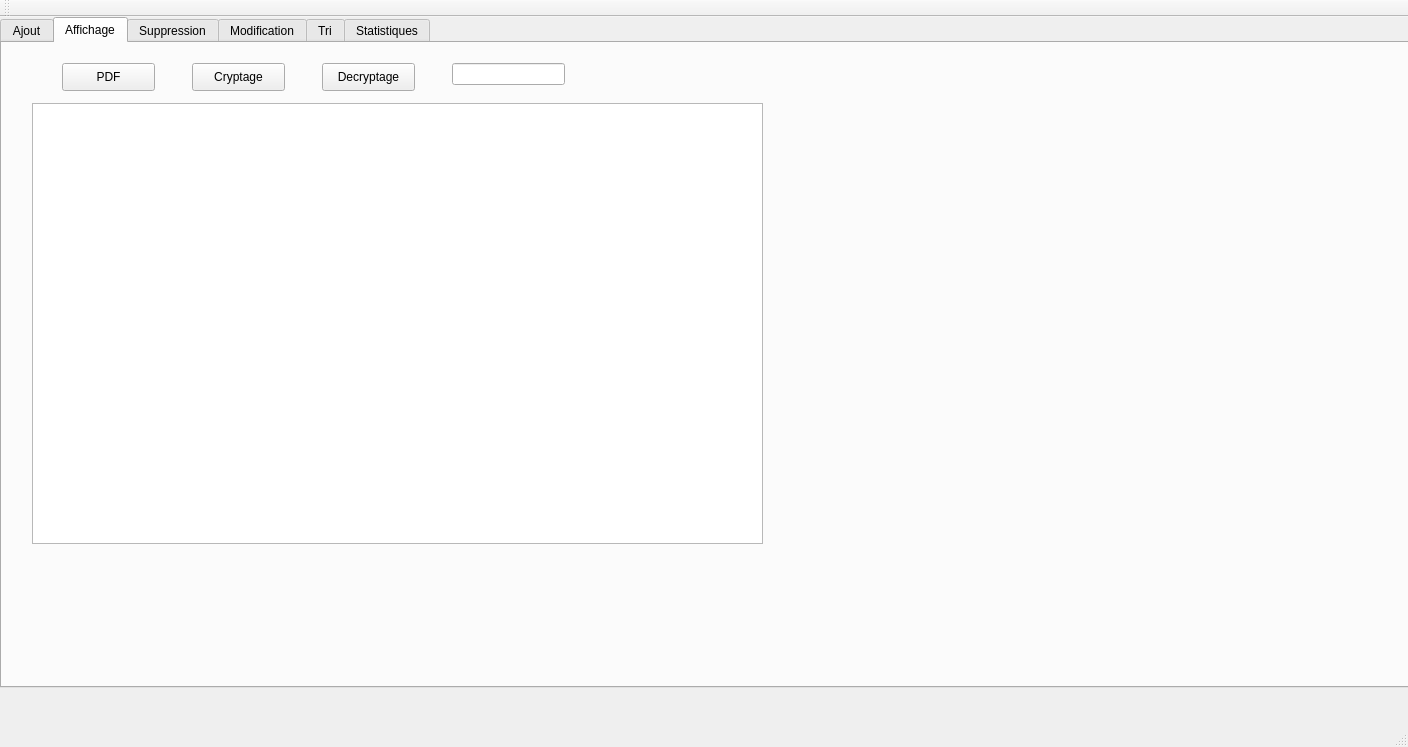
<?xml version="1.0" encoding="UTF-8"?>
<ui version="4.0">
 <class>MainWindow</class>
 <widget class="QMainWindow" name="MainWindow">
  <property name="geometry">
   <rect>
    <x>0</x>
    <y>0</y>
    <width>1408</width>
    <height>747</height>
   </rect>
  </property>
  <property name="windowTitle">
   <string>Gestion des Clients</string>
  </property>
  <widget class="QWidget" name="centralWidget">
   <widget class="QTabWidget" name="tabWidget">
    <property name="geometry">
     <rect>
      <x>0</x>
      <y>0</y>
      <width>1511</width>
      <height>671</height>
     </rect>
    </property>
    <property name="currentIndex">
     <number>1</number>
    </property>
    <widget class="QWidget" name="tab">
     <attribute name="title">
      <string>Ajout</string>
     </attribute>
     <widget class="QGroupBox" name="groupBox">
      <property name="geometry">
       <rect>
        <x>40</x>
        <y>40</y>
        <width>441</width>
        <height>361</height>
       </rect>
      </property>
      <property name="title">
       <string>Ajouter Client</string>
      </property>
      <widget class="QLabel" name="label">
       <property name="geometry">
        <rect>
         <x>10</x>
         <y>40</y>
         <width>47</width>
         <height>13</height>
        </rect>
       </property>
       <property name="text">
        <string>Nom</string>
       </property>
      </widget>
      <widget class="QLabel" name="label_2">
       <property name="geometry">
        <rect>
         <x>10</x>
         <y>80</y>
         <width>47</width>
         <height>13</height>
        </rect>
       </property>
       <property name="text">
        <string>Prénom</string>
       </property>
      </widget>
      <widget class="QLabel" name="label_3">
       <property name="geometry">
        <rect>
         <x>10</x>
         <y>120</y>
         <width>51</width>
         <height>16</height>
        </rect>
       </property>
       <property name="text">
        <string>CIN</string>
       </property>
      </widget>
      <widget class="QLineEdit" name="nom">
       <property name="geometry">
        <rect>
         <x>140</x>
         <y>40</y>
         <width>113</width>
         <height>20</height>
        </rect>
       </property>
      </widget>
      <widget class="QLineEdit" name="prenom">
       <property name="geometry">
        <rect>
         <x>140</x>
         <y>80</y>
         <width>113</width>
         <height>20</height>
        </rect>
       </property>
      </widget>
      <widget class="QLineEdit" name="cin">
       <property name="geometry">
        <rect>
         <x>140</x>
         <y>120</y>
         <width>113</width>
         <height>20</height>
        </rect>
       </property>
      </widget>
      <widget class="QLineEdit" name="cnss">
       <property name="geometry">
        <rect>
         <x>140</x>
         <y>160</y>
         <width>113</width>
         <height>20</height>
        </rect>
       </property>
      </widget>
      <widget class="QLabel" name="label_4">
       <property name="geometry">
        <rect>
         <x>10</x>
         <y>160</y>
         <width>51</width>
         <height>16</height>
        </rect>
       </property>
       <property name="text">
        <string>CNSS</string>
       </property>
      </widget>
      <widget class="QLineEdit" name="poste">
       <property name="geometry">
        <rect>
         <x>140</x>
         <y>200</y>
         <width>113</width>
         <height>20</height>
        </rect>
       </property>
      </widget>
      <widget class="QLabel" name="label_5">
       <property name="geometry">
        <rect>
         <x>10</x>
         <y>200</y>
         <width>51</width>
         <height>16</height>
        </rect>
       </property>
       <property name="text">
        <string>Poste</string>
       </property>
      </widget>
      <widget class="QPushButton" name="pushButton">
       <property name="geometry">
        <rect>
         <x>320</x>
         <y>200</y>
         <width>75</width>
         <height>23</height>
        </rect>
       </property>
       <property name="text">
        <string>Ajouter</string>
       </property>
      </widget>
     </widget>
    </widget>
    <widget class="QWidget" name="tab_2">
     <attribute name="title">
      <string>Affichage</string>
     </attribute>
     <widget class="QTableView" name="table">
      <property name="geometry">
       <rect>
        <x>30</x>
        <y>60</y>
        <width>731</width>
        <height>441</height>
       </rect>
      </property>
     </widget>
     <widget class="QPushButton" name="pdf">
      <property name="geometry">
       <rect>
        <x>60</x>
        <y>20</y>
        <width>93</width>
        <height>28</height>
       </rect>
      </property>
      <property name="text">
       <string>PDF</string>
      </property>
     </widget>
     <widget class="QPushButton" name="cryptage">
      <property name="geometry">
       <rect>
        <x>190</x>
        <y>20</y>
        <width>93</width>
        <height>28</height>
       </rect>
      </property>
      <property name="text">
       <string>Cryptage</string>
      </property>
     </widget>
     <widget class="QPushButton" name="decryptage">
      <property name="geometry">
       <rect>
        <x>320</x>
        <y>20</y>
        <width>93</width>
        <height>28</height>
       </rect>
      </property>
      <property name="text">
       <string>Decryptage</string>
      </property>
     </widget>
     <widget class="QLineEdit" name="cin_orig">
      <property name="geometry">
       <rect>
        <x>450</x>
        <y>20</y>
        <width>113</width>
        <height>22</height>
       </rect>
      </property>
     </widget>
    </widget>
    <widget class="QWidget" name="tab_3">
     <attribute name="title">
      <string>Suppression</string>
     </attribute>
     <widget class="QGroupBox" name="groupBox_2">
      <property name="geometry">
       <rect>
        <x>20</x>
        <y>20</y>
        <width>631</width>
        <height>411</height>
       </rect>
      </property>
      <property name="title">
       <string> Suppression d'un emloyé</string>
      </property>
      <widget class="QLabel" name="label_6">
       <property name="geometry">
        <rect>
         <x>60</x>
         <y>90</y>
         <width>56</width>
         <height>16</height>
        </rect>
       </property>
       <property name="text">
        <string>CIN</string>
       </property>
      </widget>
      <widget class="QLineEdit" name="supp">
       <property name="geometry">
        <rect>
         <x>180</x>
         <y>90</y>
         <width>113</width>
         <height>22</height>
        </rect>
       </property>
      </widget>
      <widget class="QPushButton" name="supprimer">
       <property name="geometry">
        <rect>
         <x>350</x>
         <y>190</y>
         <width>93</width>
         <height>28</height>
        </rect>
       </property>
       <property name="text">
        <string>Supprimer</string>
       </property>
      </widget>
     </widget>
    </widget>
    <widget class="QWidget" name="tab_4">
     <attribute name="title">
      <string>Modification</string>
     </attribute>
     <widget class="QGroupBox" name="groupBox_3">
      <property name="geometry">
       <rect>
        <x>20</x>
        <y>30</y>
        <width>581</width>
        <height>411</height>
       </rect>
      </property>
      <property name="title">
       <string>Modifier un employé</string>
      </property>
      <widget class="QLabel" name="label_7">
       <property name="geometry">
        <rect>
         <x>30</x>
         <y>40</y>
         <width>56</width>
         <height>16</height>
        </rect>
       </property>
       <property name="text">
        <string>CIN</string>
       </property>
      </widget>
      <widget class="QLabel" name="label_8">
       <property name="geometry">
        <rect>
         <x>30</x>
         <y>70</y>
         <width>56</width>
         <height>16</height>
        </rect>
       </property>
       <property name="text">
        <string>NOM</string>
       </property>
      </widget>
      <widget class="QLabel" name="label_9">
       <property name="geometry">
        <rect>
         <x>30</x>
         <y>110</y>
         <width>56</width>
         <height>16</height>
        </rect>
       </property>
       <property name="text">
        <string>PRENOM</string>
       </property>
      </widget>
      <widget class="QLabel" name="label_10">
       <property name="geometry">
        <rect>
         <x>30</x>
         <y>140</y>
         <width>56</width>
         <height>16</height>
        </rect>
       </property>
       <property name="text">
        <string>CNSS</string>
       </property>
      </widget>
      <widget class="QLabel" name="label_11">
       <property name="geometry">
        <rect>
         <x>30</x>
         <y>180</y>
         <width>56</width>
         <height>16</height>
        </rect>
       </property>
       <property name="text">
        <string>POSTE</string>
       </property>
      </widget>
      <widget class="QLineEdit" name="cin_2">
       <property name="geometry">
        <rect>
         <x>110</x>
         <y>40</y>
         <width>113</width>
         <height>22</height>
        </rect>
       </property>
      </widget>
      <widget class="QLineEdit" name="nom_2">
       <property name="geometry">
        <rect>
         <x>110</x>
         <y>70</y>
         <width>113</width>
         <height>22</height>
        </rect>
       </property>
      </widget>
      <widget class="QLineEdit" name="prenom_2">
       <property name="geometry">
        <rect>
         <x>110</x>
         <y>100</y>
         <width>113</width>
         <height>22</height>
        </rect>
       </property>
      </widget>
      <widget class="QLineEdit" name="cnss_2">
       <property name="geometry">
        <rect>
         <x>110</x>
         <y>140</y>
         <width>113</width>
         <height>22</height>
        </rect>
       </property>
      </widget>
      <widget class="QLineEdit" name="poste_2">
       <property name="geometry">
        <rect>
         <x>110</x>
         <y>180</y>
         <width>113</width>
         <height>22</height>
        </rect>
       </property>
      </widget>
      <widget class="QPushButton" name="pushButton_2">
       <property name="geometry">
        <rect>
         <x>310</x>
         <y>250</y>
         <width>93</width>
         <height>28</height>
        </rect>
       </property>
       <property name="text">
        <string>Modifer</string>
       </property>
      </widget>
     </widget>
    </widget>
    <widget class="QWidget" name="tab_5">
     <attribute name="title">
      <string>Tri</string>
     </attribute>
     <widget class="QTableView" name="tri">
      <property name="geometry">
       <rect>
        <x>50</x>
        <y>230</y>
        <width>741</width>
        <height>331</height>
       </rect>
      </property>
     </widget>
     <widget class="QGroupBox" name="groupBox_4">
      <property name="geometry">
       <rect>
        <x>30</x>
        <y>20</y>
        <width>531</width>
        <height>80</height>
       </rect>
      </property>
      <property name="title">
       <string>TRI par: </string>
      </property>
      <widget class="QRadioButton" name="tri_1">
       <property name="geometry">
        <rect>
         <x>30</x>
         <y>20</y>
         <width>121</width>
         <height>20</height>
        </rect>
       </property>
       <property name="text">
        <string>CIN </string>
       </property>
      </widget>
      <widget class="QRadioButton" name="tri_2">
       <property name="geometry">
        <rect>
         <x>130</x>
         <y>20</y>
         <width>121</width>
         <height>20</height>
        </rect>
       </property>
       <property name="text">
        <string>Prenom</string>
       </property>
      </widget>
      <widget class="QRadioButton" name="tri_3">
       <property name="geometry">
        <rect>
         <x>250</x>
         <y>20</y>
         <width>121</width>
         <height>20</height>
        </rect>
       </property>
       <property name="text">
        <string>Nom</string>
       </property>
      </widget>
      <widget class="QRadioButton" name="tri_4">
       <property name="geometry">
        <rect>
         <x>340</x>
         <y>20</y>
         <width>121</width>
         <height>20</height>
        </rect>
       </property>
       <property name="text">
        <string>CNSS </string>
       </property>
      </widget>
      <widget class="QPushButton" name="trier">
       <property name="geometry">
        <rect>
         <x>410</x>
         <y>40</y>
         <width>93</width>
         <height>28</height>
        </rect>
       </property>
       <property name="text">
        <string>Trier</string>
       </property>
      </widget>
     </widget>
     <widget class="QGroupBox" name="groupBox_5">
      <property name="geometry">
       <rect>
        <x>30</x>
        <y>110</y>
        <width>561</width>
        <height>101</height>
       </rect>
      </property>
      <property name="title">
       <string>RECHERCHE par: </string>
      </property>
      <widget class="QRadioButton" name="rech_1">
       <property name="geometry">
        <rect>
         <x>20</x>
         <y>20</y>
         <width>121</width>
         <height>20</height>
        </rect>
       </property>
       <property name="text">
        <string>CIN </string>
       </property>
      </widget>
      <widget class="QRadioButton" name="rech_2">
       <property name="geometry">
        <rect>
         <x>130</x>
         <y>20</y>
         <width>121</width>
         <height>20</height>
        </rect>
       </property>
       <property name="text">
        <string>Prenom</string>
       </property>
      </widget>
      <widget class="QRadioButton" name="rech_3">
       <property name="geometry">
        <rect>
         <x>250</x>
         <y>20</y>
         <width>121</width>
         <height>20</height>
        </rect>
       </property>
       <property name="text">
        <string>Nom</string>
       </property>
      </widget>
      <widget class="QRadioButton" name="rech_4">
       <property name="geometry">
        <rect>
         <x>340</x>
         <y>20</y>
         <width>121</width>
         <height>20</height>
        </rect>
       </property>
       <property name="text">
        <string>CNSS </string>
       </property>
      </widget>
      <widget class="QRadioButton" name="rech_5">
       <property name="geometry">
        <rect>
         <x>430</x>
         <y>20</y>
         <width>121</width>
         <height>20</height>
        </rect>
       </property>
       <property name="text">
        <string>Poste</string>
       </property>
      </widget>
      <widget class="QLineEdit" name="search">
       <property name="geometry">
        <rect>
         <x>50</x>
         <y>60</y>
         <width>113</width>
         <height>22</height>
        </rect>
       </property>
      </widget>
      <widget class="QPushButton" name="chercher">
       <property name="geometry">
        <rect>
         <x>210</x>
         <y>60</y>
         <width>93</width>
         <height>28</height>
        </rect>
       </property>
       <property name="text">
        <string>Chercher</string>
       </property>
      </widget>
     </widget>
    </widget>
    <widget class="QWidget" name="tab_6">
     <attribute name="title">
      <string>Statistiques</string>
     </attribute>
     <widget class="QTableView" name="stat">
      <property name="geometry">
       <rect>
        <x>80</x>
        <y>10</y>
        <width>911</width>
        <height>601</height>
       </rect>
      </property>
     </widget>
     <widget class="QPushButton" name="statistics">
      <property name="geometry">
       <rect>
        <x>1020</x>
        <y>60</y>
        <width>93</width>
        <height>28</height>
       </rect>
      </property>
      <property name="text">
       <string>Statistiques</string>
      </property>
     </widget>
    </widget>
   </widget>
  </widget>
  <widget class="QMenuBar" name="menuBar">
   <property name="geometry">
    <rect>
     <x>0</x>
     <y>0</y>
     <width>1408</width>
     <height>26</height>
    </rect>
   </property>
  </widget>
  <widget class="QToolBar" name="mainToolBar">
   <attribute name="toolBarArea">
    <enum>TopToolBarArea</enum>
   </attribute>
   <attribute name="toolBarBreak">
    <bool>false</bool>
   </attribute>
  </widget>
  <widget class="QStatusBar" name="statusBar"/>
 </widget>
 <layoutdefault spacing="6" margin="11"/>
 <resources/>
 <connections/>
</ui>
